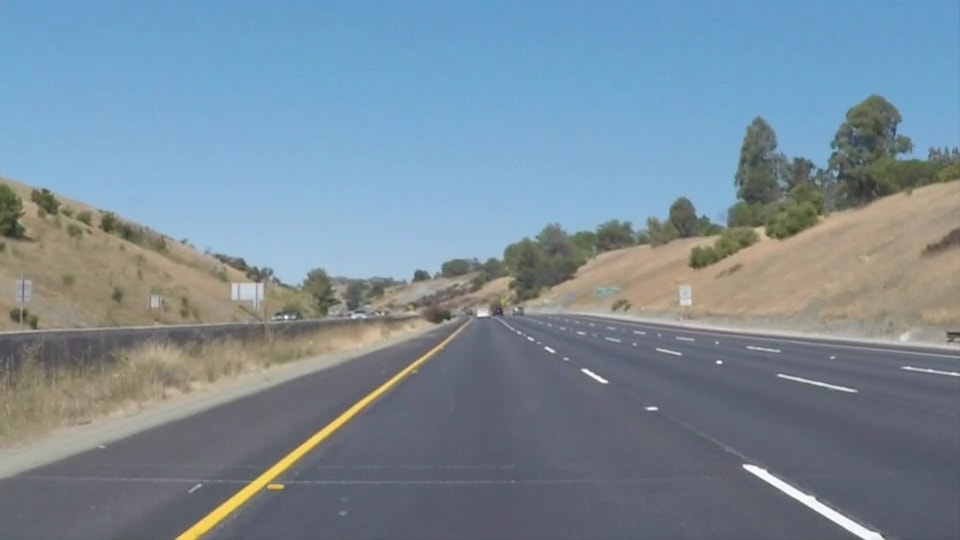
#> input picture test_images/whiteCarLaneSwitch.jpg, 960 x 540 px, found by its file name; its folder holds 5 pictures in this run
$ jupyter execute --allow-errors 'Project1 copy.ipynb'
#> lines starting #> are read from the running program, lines starting #| are printed output that depends on the picture; after the words box and inside, x2 and y2 are one past the last pixel; in counts of white or black regions, pixels touching at a corner belong together; long printed decimals are rounded
[cell 1]
import matplotlib.pyplot as plt
import matplotlib.image as mpimg
import numpy as np
import cv2
import os
directory = 'test_images/'
os.listdir(directory)
# [5 lines of commented-out code are left out]
image = mpimg.imread('test_images/whiteCarLaneSwitch.jpg')
#> image is the input picture: shape (540, 960, 3); mean R, G, B 121.2, 139.4, 152.9
print('This image is:', type(image), 'with dimensions:', image.shape)
#| This image is: <class 'numpy.ndarray'> with dimensions: (540, 960, 3)
plt.imshow(image)

[cell 2]
#image = cv2.imread('test_images/whiteCarLaneSwitch.jpg')
#cv2.imwrite('test_images_results/Test_gray.jpg', image)

[cell 3]
gray = cv2.cvtColor(image, cv2.COLOR_RGB2GRAY) #grayscale conversion
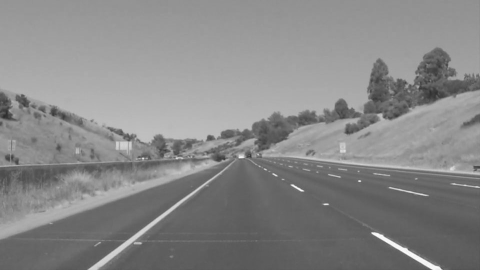
#> gray: shape (540, 960) (shown at 1/2 size); min 42, max 255, mean 135.5
plt.imshow(gray, cmap='gray')
# Define a kernel size for Gaussian smoothing / blurring
# Note: this step is optional as cv2.Canny() applies a 5x5 Gaussian internally
kernel_size = 5
blur_gray = cv2.GaussianBlur(gray,(kernel_size, kernel_size), 0)

# Define parameters for Canny and run it
# NOTE: if you try running this code you might want to change these!
low_threshold = 50
high_threshold = 150
masked_edges = cv2.Canny(blur_gray, low_threshold, high_threshold)
#> masked_edges: shape (540, 960); 1.7% white in thin lines or dots, all inside (x1, y1, x2, y2) = (0, 94, 960, 540)

# Next we'll create a masked edges image using cv2.fillPoly()
mask = np.zeros_like(masked_edges)
ignore_mask_color = 255

# This time we are defining a four sided polygon to mask
imshape = image.shape
vertices = np.array([[(0,imshape[0]),(490, 315), (490, 315), (imshape[1],imshape[0])]], dtype=np.int32)
cv2.fillPoly(mask, vertices, ignore_mask_color)
#> mask: shape (540, 960); 20.8% white; 1 white region, box (x1, y1, x2, y2) and area: (2, 315, 959, 540) 108029
masked_edges = cv2.bitwise_and(masked_edges, mask)
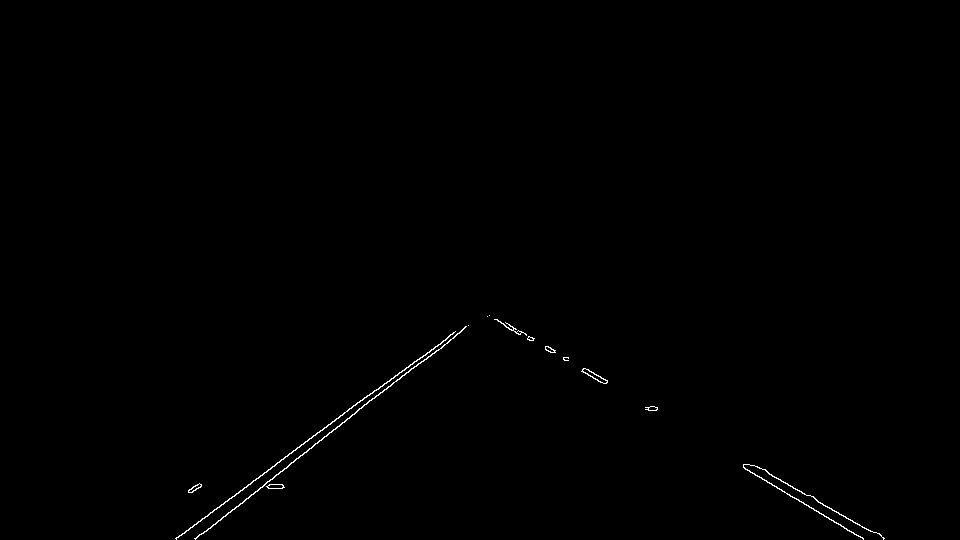
#> masked_edges: shape (540, 960); 0.33% white in thin lines or dots, all inside (x1, y1, x2, y2) = (175, 315, 885, 540)

# Display the image
plt.imshow(masked_edges, cmap='Greys_r')

[cell 4]
kernel = np.ones((5,5), np.uint8)

# The first parameter is the original image,
# kernel is the matrix with which image is
# convolved and third parameter is the number
# of iterations, which will determine how much
# you want to erode/dilate a given image.
#img_dila = cv2.dilate(masked_edges, kernel, iterations=1)
#img_erosion = cv2.erode(img_dila, kernel, iterations=1)
#plt.imshow(img_erosion, cmap='Greys_r')

#cv2.fillPoly(gray, masked_edges, (255,0,0))

[cell 5]
# Define the Hough transform parameters
# Make a blank the same size as our image to draw on
rho = 2
theta = 1*np.pi/180
threshold = 15
min_line_length = 20
max_line_gap = 25
line_image = np.copy(image)*0 #creating a blank to draw lines on
#> line_image: shape (540, 960, 3); every value is 0

# Run Hough on edge detected image
lines = cv2.HoughLinesP(masked_edges, rho, theta, threshold, np.array([]),
                            min_line_length, max_line_gap)
#> lines = 36 rows, first 6: [194, 538, 424, 359], [176, 538, 317, 432], [303, 444, 417, 359], [744, 468, 854, 534], [753, 465, 883, 537], [509, 324, 607, 382]
# Iterate over the output "lines" and draw lines on the blank
for line in lines:
    for x1,y1,x2,y2 in line:
        cv2.line(line_image,(x1,y1),(x2,y2),(255,0,0),10)
#> this loop made 36 passes
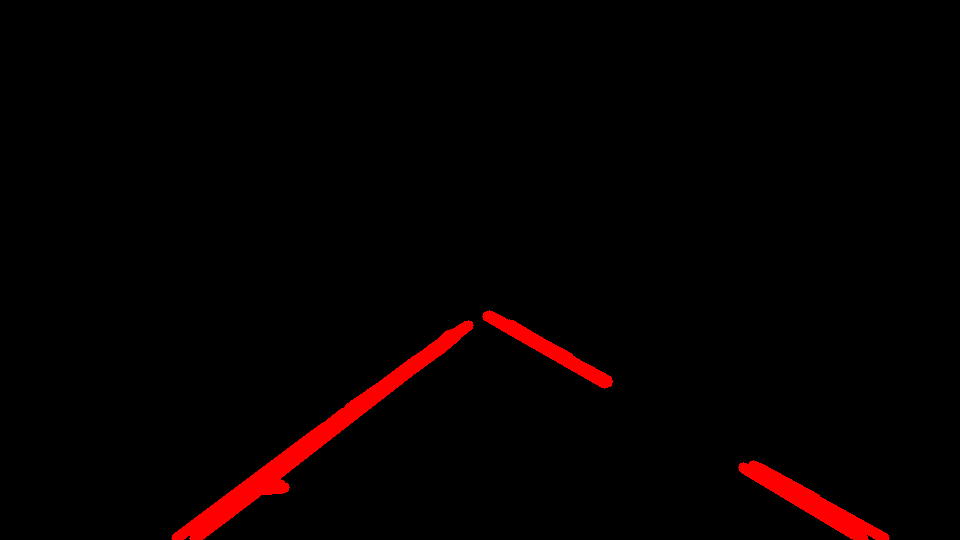
#> line_image: shape (540, 960, 3); mean R, G, B 5.9, 0, 0

# Create a "color" binary image to combine with line image
color_edges = np.dstack((masked_edges, masked_edges, masked_edges))

# Draw the lines on the edge image
combo = cv2.addWeighted(color_edges, 0.8, line_image, 1, 0)
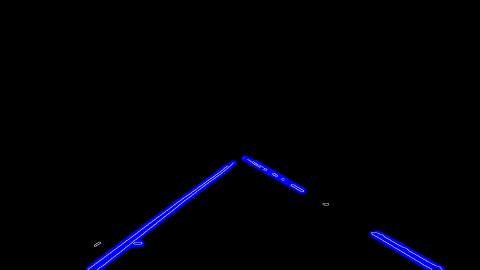
#> combo: shape (540, 960, 3) (shown at 1/2 size); mean of channels 0, 1, 2 5.9, 0.7, 0.7; drawn as B, G, R
plt.imshow(combo)

[cell 6]
ResultImage = cv2.addWeighted(image, 1, line_image, 1, 0)
plt.imshow(ResultImage)
#plt.savefig('test_images_results/ResultImage.jpg')

[cell 7]
for line in lines:
    for x1,y1,x2,y2 in line:
        cv2.line(line_image,(x1,y1),(x2,y2),(0,0,255),10)
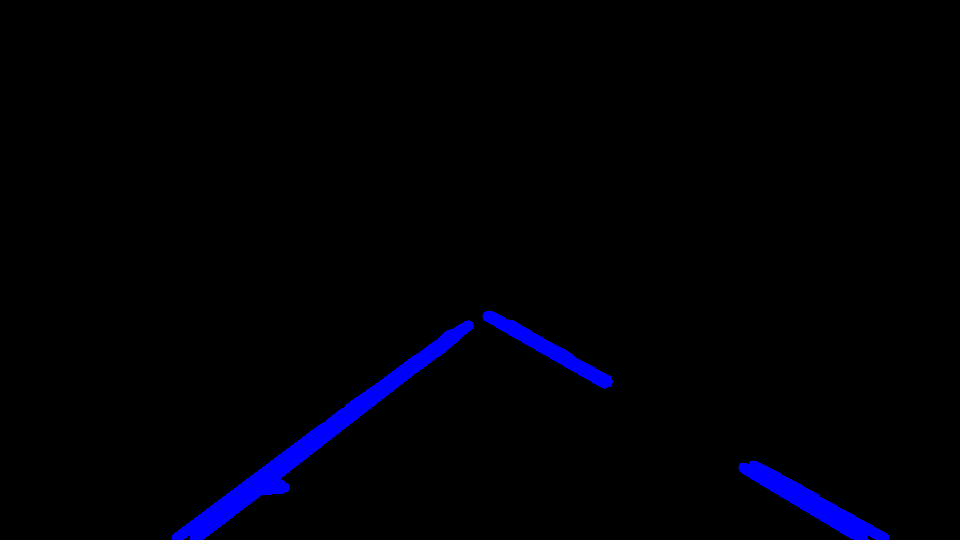
#> line_image: shape (540, 960, 3); 2.32% of pixels changed, all inside (x1, y1, x2, y2) = (171, 310, 890, 540)
image = cv2.imread('test_images/whiteCarLaneSwitch.jpg')
ResultImage = cv2.addWeighted(image, 1, line_image, 1, 0)
cv2.imshow('image',ResultImage)
cv2.waitKey(0)
cv2.imwrite('test_images_results/Test_gray.jpg', ResultImage)
#> Out = True

[cell 8]
#a = np.array([1, 2, 3, 4])
i = 0
#a = [0,0] * len(lines)
a = [[0] * len(lines), [0] * len(lines)]
for pltline in lines:
    for x1,y1,x2,y2 in pltline:
        plt.plot([x1, x2], [y1, y2],'*k')
        a[0][i] = ((y2-y1)/(x2-x1))
        a[1][i] = ((y2-y1)**2 + (x2-x1)**2)**(1/2)
        i = i + 1
#> this loop made 36 passes
#> after the loop, a = 2 items; i = 36
# [4 lines of commented-out code are left out]

[cell 9]
from scipy.optimize import curve_fit
def NegLineFit(img, line):
    xCurveDataNeg = np.array([])
    yCurveDataNeg = np.array([])
    for LinesNeg in line:
        for x1,y1,x2,y2 in LinesNeg:
            if ((y2-y1)/(x2-x1)) < 0:
                #plt.plot([x1, x2], [y1, y2],'*k')
                xCurveDataNeg = np.concatenate((xCurveDataNeg,np.array([x1, x2])))
                yCurveDataNeg = np.concatenate((yCurveDataNeg,np.array([y1, y2])))
#> this loop made 36 passes
    #plt.plot(xCurveDataNeg,yCurveDataNeg,'*k')

    def CurveFitFunc(x, a, b):
        return a * x + b
    def CurveFitFuncInv(y, a, b):
        return (y-b) / a

    popt, pcov = curve_fit(CurveFitFunc, xCurveDataNeg, yCurveDataNeg)
    #plt.plot(xCurveDataNeg, CurveFitFunc(xCurveDataNeg, *popt), 'r-',)

    yMax = img.shape[0]
    xStartNeg = CurveFitFuncInv(yMax, *popt)
    xEndNeg = CurveFitFuncInv(320, *popt)
    yCurveNeg = CurveFitFunc(np.array([xStartNeg, xEndNeg]), *popt)
    LineNeg = [xStartNeg,max(yCurveNeg),xEndNeg,min(yCurveNeg)]
    LineNeg = [int(i) for i in LineNeg]
#> LineNeg = [184, 540, 472, 320]
    return LineNeg

[cell 10]
def PosLineFit(img, line):
    xCurveDataPos = np.array([])
#> xCurveDataPos = empty array
    yCurveDataPos = np.array([])
    for LinesPos in line:
        for x1,y1,x2,y2 in LinesPos:
            if ((y2-y1)/(x2-x1)) > 0:
                #plt.plot([x1, x2], [y1, y2],'*k')
                xCurveDataPos = np.concatenate((xCurveDataPos,np.array([x1, x2])))
                yCurveDataPos = np.concatenate((yCurveDataPos,np.array([y1, y2])))
#> this loop made 36 passes
#> after the loop, xCurveDataPos = 26 values, max 884 at index 13, min 487 at index 8, mean 689.3
    #plt.plot(xCurveDataPos,yCurveDataPos,'*k')

    def CurveFitFunc(x, a, b):
        return a * x + b
    def CurveFitFuncInv(y, a, b):
        return (y-b) / a

    popt, pcov = curve_fit(CurveFitFunc, xCurveDataPos, yCurveDataPos)
#> popt = [0.584, 28.79]; pcov = [[4.04e-05, -0.0278], [-0.0278, 19.93]]
    #plt.plot(xCurveDataPos, CurveFitFunc(xCurveDataPos, *popt), 'r-',)

    yMax = img.shape[0]
    xStartPos = CurveFitFuncInv(yMax, *popt)
#> xStartPos = 875.5
    xEndPos = CurveFitFuncInv(320, *popt)
#> xEndPos = 498.7
    yCurvePos = CurveFitFunc(np.array([xStartPos, xEndPos]), *popt)
#> yCurvePos = [540, 320]
    LinePos = [xStartPos,max(yCurvePos),xEndPos,min(yCurvePos)]
#> LinePos = [875.5, 540, 498.7, 320]
    LinePos = [int(i) for i in LinePos]
#> LinePos = [875, 540, 498, 320]
    return LinePos

[cell 11]
lineImg = np.copy(image)*0
LinesFit = np.array([[NegLineFit(lineImg, lines)],[PosLineFit(lineImg, lines)]])
#> LinesFit = [[184, 540, 472, 320], [875, 540, 498, 320]]
for line in LinesFit:
    for x1,y1,x2,y2 in line:
        cv2.line(lineImg,(x1,y1),(x2,y2),(255,0,0),10)
#> this loop made 2 passes
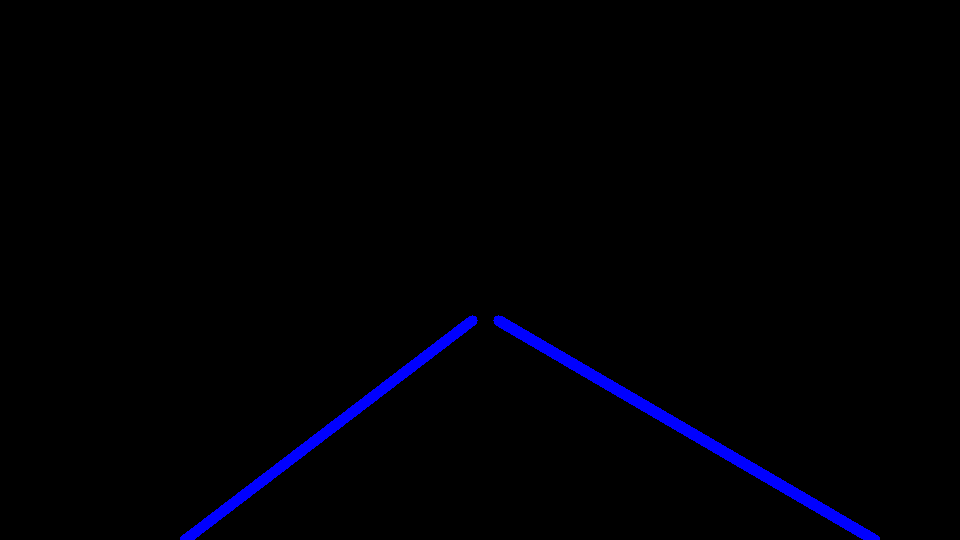
#> lineImg: shape (540, 960, 3); mean B, G, R 4.4, 0, 0
plt.imshow(lineImg)
combox = cv2.addWeighted(color_edges, 0.8, lineImg, 1, 0)
plt.imshow(combox)

#> (a cell that did not finish here is left out)

[cell 13]
i = 0
CurveData = [[0] * len(lines), [0] * len(lines)]
CurveData = [[0] * 46, [0] * 46]
for pltline in lines:
    for x1,y1,x2,y2 in pltline:
        if ((y2-y1)/(x2-x1)) < 0:
            plt.plot([x1, x2], [y1, y2],'*k')
            CurveData[0][i] = x1
            CurveData[1][i] = y1
            i = i + 1
            CurveData[0][i] = x2
            CurveData[1][i] = y2
            i = i + 1
#> after the loop, CurveData = 2 items; i = 46
#CurveData

#> (a cell that did not finish here is left out)

[cell 15]
import matplotlib.pyplot as plt
from scipy.optimize import curve_fit
def func(x, a, b):
    return a * x + b
def invfunc(y, a, b):
    return (y-b) / a
xdata = CurveData[0]
#> xdata = 46 values, max 468 at index 13, min 176 at index 2, mean 342.5
ydata = CurveData[1]
#> ydata = 46 values, max 538 at index 0, min 325 at index 13, mean 419.3
xdata = np.array(xdata)
ydata = np.array(ydata)
plt.plot(xdata, ydata)
popt, pcov = curve_fit(func, xdata, ydata)
#> popt = [-0.765, 681.3]; pcov = [[0.000155, -0.053], [-0.053, 19.31]]
popt
xdata = np.asarray(xdata)
plt.plot(xdata, func(xdata, *popt), 'r-',)

yMax = image.shape[0]
xStart = invfunc(yMax, *popt)
#> xStart = 184.7
xEnd = invfunc(320, *popt)
#> xEnd = 472.2
yNegOutput = func(np.array([xStart, xEnd]), *popt)
#> yNegOutput = [540, 320]

[cell 16]
xStart
xEnd
yNegOutput
plt.plot(np.array([xStart, xEnd]),yNegOutput)
lineImg = np.copy(image)*0 #creating a blank to draw lines on
LinesImeX = [xStart,xEnd,max(yNegOutput),min(yNegOutput)]
#> LinesImeX = [184.7, 472.2, 540, 320]
#> (the rest of this cell did not finish here and is left out)

[cell 17]
aPos = [i for i in a[0] if i > 0]
#> aPos = [0.6, 0.554, 0.592, 0.554, 0.573, 0.615, 0.541, 0.576, 0.561, 0.544, 0.545, 0.532, 0.64]
aPosLen = [a[1][a[0].index(i)] for i in a[0] if i > 0]
#> aPosLen = [128.3, 148.6, 113.9, 128, 134.8, 76.32, 69.35, 38.08, 94.02, 64.88, 25.06, 89.47, 29.68]
aNeg = [i for i in a[0] if i <= 0]
#> aNeg = [-0.778, -0.752, -0.746, -0.758, -0.77, -0.6, -0.615, -0.688, -0.588, -0.108, -0.0476, -0.548, -0.767, -0.964, -0.5, -0.763, -0.579, -0.528, -0.2, -0.8, -0.625, -0.05, -0.735]
aNegLen = [a[1][a[0].index(i)] for i in a[0] if i <= 0]
#> aNegLen = [291.4, 176.4, 142.2, 77.8, 93.41, 34.99, 30.53, 58.25, 39.45, 37.22, 42.05, 35.36, 75.6, 38.9, 33.54, 74.2, 43.91, 40.71, 20.4, 25.61, 37.74, 40.05, 103]
aPosAve = sum(aPos)/len(aPos)
#> aPosAve = 0.571
aNegAve = sum(aNeg)/len(aNeg)
#> aNegAve = -0.587
aAveAbs = sum(list(map(abs, a[0])))/len(a[0])
#> aAveAbs = 0.582
print(aAveAbs)
#| 0.5815
print(aNegAve)
#| -0.5874
print(aPosAve)
#| 0.5712
aX = [i for i in a[0] if abs(abs(i)-aAveAbs)<0.25]
#> aX = 31 values, max 0.64 at index 24, min -0.8 at index 28, mean -0.152
print(aX)
#> (printed output is left out)
print("lengths: ",len(a[0]) , len(aX))
#| lengths:  36 31
aY = [i for i in a[0] if abs(abs(i)-aAveAbs)<0.25]
#> aY has the same summary as aX

[cell 18]
aPosX = [i for i in aPos if abs(abs(i)-aAveAbs)<0.1]
#> aPosX has the same summary as aPos
print("lengths: ",len(aPos) , len(aPosX))
#| lengths:  13 13
#aNegX = [i for i in aNeg if abs(abs(i)-aAveAbs)<1]
aNegX = [i for i in aNeg if i<aNegAve]
#> aNegX = [-0.778, -0.752, -0.746, -0.758, -0.77, -0.6, -0.615, -0.688, -0.588, -0.767, -0.964, -0.763, -0.8, -0.625, -0.735]
print("lengths: ",len(aNeg) , len(aNegX))
#| lengths:  23 15

[cell 19]
max(aPosLen)
MaxLenIndPos = a[1].index(max(aPosLen))
#> MaxLenIndPos = 4
#MaxLenSlope = a[0][MaxLenInd]
max(aNegLen)
MaxLenIndNeg = a[1].index(max(aNegLen))
#> MaxLenIndNeg = 0
#MaxLenSlope = a[0][MaxLenInd]
for x1,y1,x2,y2 in lines[MaxLenIndPos]: plt.plot([x1, x2], [y1, y2])
#> this loop made 1 pass
for x1,y1,x2,y2 in lines[MaxLenIndNeg]: plt.plot([x1, x2], [y1, y2])
#> this loop made 1 pass
#a[0][a[1].index((max(aPosLen)))]
aX = [i for i in a[0] if abs(abs(i)-aAveAbs)<0.01]
#> aX = [0.573, -0.588, 0.576, -0.579]
#lines[a.index(aX[0])]
#plt.plot(lines[a.index(aX[0])])
#plt.plot([743, 776], [467, 486])
len(aX)
#for pltInd in len(aX):
#    for x1,y1,x2,y2 in lines[a.index(pltInd)]:
#        plt.plot([x1, x2], [y1, y2])
for pltInd in aX:
    for x1,y1,x2,y2 in lines[a[0].index(pltInd)]:
        plt.plot([x1, x2], [y1, y2])
#> this loop made 4 passes
#> pltInd on passes 1 to 4: 0.573, -0.588, 0.576, -0.579

[cell 20]
for pltInd in aNegX:
    for x1,y1,x2,y2 in lines[a[0].index(pltInd)]:
        plt.plot([x1, x2], [y1, y2])
#> this loop made 15 passes
#> pltInd on passes 1 to 8: -0.778, -0.752, -0.746, -0.758, -0.77, -0.6, -0.615, -0.688

[cell 21]
for pltInd in aPos:
    for x1,y1,x2,y2 in lines[a[0].index(pltInd)]:
        plt.plot([x1, x2], [y1, y2])
#> this loop made 13 passes
#> pltInd on passes 1 to 8: 0.6, 0.554, 0.592, 0.554, 0.573, 0.615, 0.541, 0.576

[cell 22]
i = 0
xyNeg = [[0] * len(aNegX), [0] * len(aNegX), [0] * len(aNegX), [0] * len(aNegX)]
#> xyNeg = [[0, 0, 0, 0, 0, 0, 0, 0, 0, 0, 0, 0, 0, 0, 0], [0, 0, 0, 0, 0, 0, 0, 0, 0, 0, 0, 0, 0, 0, 0], [0, 0, 0, 0, 0, 0, 0, 0, 0, 0, 0, 0, 0, 0, 0], [0, 0, 0, 0, 0, 0, 0, 0, 0, 0, 0, 0, 0, 0, 0]]
for pltline in lines:
    for x1,y1,x2,y2 in pltline:
        SlopeTmp = ((y2-y1)/(x2-x1))
        #if SlopeTmp < 0 and abs(abs(SlopeTmp)-aAveAbs)<0.25:
        if SlopeTmp < 0 and SlopeTmp<aNegAve:
            xyNeg[0][i] = x1
            xyNeg[1][i] = x2
            xyNeg[2][i] = y1
            xyNeg[3][i] = y2
            i = i + 1
#> after the loop, i = 15; xyNeg = 4 items
#plt.plot(xy[0])
x1Neg = sum(xyNeg[0])/len(xyNeg[0])
#> x1Neg = 314.9
x2Neg = sum(xyNeg[1])/len(xyNeg[0])
#> x2Neg = 384.3
y1Neg = sum(xyNeg[2])/len(xyNeg[0])
#> y1Neg = 438.5
y2Neg = sum(xyNeg[3])/len(xyNeg[0])
#> y2Neg = 386.7
print(x1Neg)
#| 314.933
print(x2Neg)
#| 384.333
print(y1Neg)
#| 438.467
print(y2Neg)
#| 386.733
plt.plot([x1Neg, x2Neg],[y1Neg, y2Neg])
#plt.plot([min(xyNeg[0]),max(xyNeg[1])],[max(xyNeg[3]),min(xyNeg[2])])
print((y2Neg-y1Neg)/(x2Neg-x1Neg))
#| -0.7454
print(a[0][0])
#| -0.7783

[cell 23]
mslope = sum(aNeg)/len(aNeg)
#> mslope = -0.587
mslope2 = -0.77

[cell 24]
inpsNeg = list(range(min(xyNeg[0]), max(xyNeg[1])))
idx = 0
youtNeg = [0]*len(inpsNeg)
youtNegf = [0]*len(inpsNeg)
youtNegff = [0]*len(inpsNeg)
for i in inpsNeg:
    youtNeg[idx] = ((y2Neg-y1Neg)/(x2Neg-x1Neg))*(i-x1Neg) + y1Neg
    youtNegf[idx] = mslope*(i-x1Neg) + y1Neg
    youtNegff[idx] = mslope2*(i-x1Neg) + y1Neg
    idx = idx + 1
#> after the loop, idx = 292; youtNeg = 292 values, max 542 at index 0, min 325.1 at index 291, mean 433.6; youtNegf = 292 values, max 520.1 at index 0, min 349.1 at index 291, mean 434.6; youtNegff = 292 values, max 545.4 at index 0, min 321.4 at index 291, mean 433.4
plt.plot(inpsNeg,youtNeg)
plt.plot(inpsNeg,youtNegf)
plt.plot(inpsNeg,youtNegff)
plt.plot([min(xyNeg[0]),max(xyNeg[1])],[max(xyNeg[3]),min(xyNeg[2])])

[cell 25]
i = 0
xyPos = [[0] * len(aPosX), [0] * len(aPosX), [0] * len(aPosX), [0] * len(aPosX)]
#> xyPos = [[0, 0, 0, 0, 0, 0, 0, 0, 0, 0, 0, 0, 0], [0, 0, 0, 0, 0, 0, 0, 0, 0, 0, 0, 0, 0], [0, 0, 0, 0, 0, 0, 0, 0, 0, 0, 0, 0, 0], [0, 0, 0, 0, 0, 0, 0, 0, 0, 0, 0, 0, 0]]
for pltline in lines:
    for x1,y1,x2,y2 in pltline:
        SlopeTmp = ((y2-y1)/(x2-x1))
        if SlopeTmp > 0 and abs(abs(SlopeTmp)-aAveAbs)<0.25:
            xyPos[0][i] = x1
            xyPos[1][i] = x2
            xyPos[2][i] = y1
            xyPos[3][i] = y2
            i = i + 1
#> after the loop, i = 13; xyPos = 4 items
#plt.plot(xy[0])
x1Pos = sum(xyPos[0])/len(xyPos[0])
#> x1Pos = 651.2
x2Pos = sum(xyPos[1])/len(xyPos[0])
#> x2Pos = 727.5
y1Pos = sum(xyPos[2])/len(xyPos[0])
#> y1Pos = 409.6
y2Pos = sum(xyPos[3])/len(xyPos[0])
#> y2Pos = 453

inpsPos = list(range(min(xyPos[0]), max(xyPos[1])))
idx = 0
youtPos = [0]*len(inpsPos)
for i in inpsPos:
    youtPos[idx] = ((y2Pos-y1Pos)/(x2Pos-x1Pos))*(i-x1Pos) + y1Pos
    idx = idx + 1
#> after the loop, idx = 397; youtPos = 397 values from 316.1 to 541.5
plt.plot(inpsPos,youtPos)
plt.plot([min(xyPos[0]),max(xyPos[1])],[min(xyPos[2]),max(xyPos[3])])
print((y2Pos-y1Pos)/(x2Pos-x1Pos))
#| 0.5691
asf = (max(xyPos[3])-min(xyPos[2]))/(min(xyPos[0])-max(xyPos[1]))
#> asf = -0.564
print(asf)
#| -0.5642
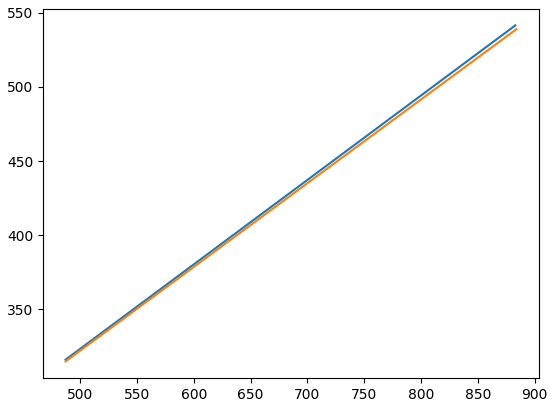
#> figure drawn by matplotlib, 1 panel; curve peaks at x = 883, y = 541.5

[cell 26]
linesN = lines[[0]]
#> linesN = [[194, 538, 424, 359]]
linesN[0] = [min(inpsNeg),max(inpsNeg),max(youtNeg),min(youtNeg)]
print(linesN[0])
#| [[176 467 542 325]]
print(lines[0])
#| [[194 538 424 359]]

[cell 27]
line_imagex = np.copy(image)*0 #creating a blank to draw lines on
LinesNewx = [min(inpsNeg),max(inpsNeg),max(youtNeg),min(youtNeg)]
#> LinesNewx = [176, 467, 542, 325.1]
LinesNewx = [int(i) for i in LinesNewx]
#> LinesNewx = [176, 467, 542, 325]
cv2.line(line_imagex,(LinesNewx[0],LinesNewx[2]),(LinesNewx[1],LinesNewx[3]),(255,0,0),10)
LinesNewx = [min(inpsPos),max(inpsPos),min(youtPos),max(youtPos)]
#> LinesNewx = [487, 883, 316.1, 541.5]
LinesNewx = [int(i) for i in LinesNewx]
#> LinesNewx = [487, 883, 316, 541]
cv2.line(line_imagex,(LinesNewx[0],LinesNewx[2]),(LinesNewx[1],LinesNewx[3]),(255,0,0),10)
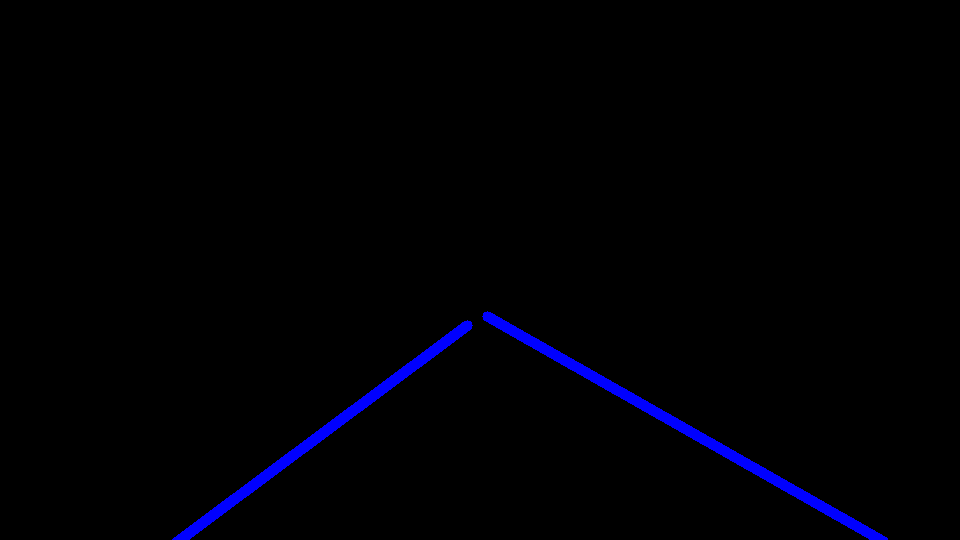
#> line_imagex: shape (540, 960, 3); mean B, G, R 4.3, 0, 0
plt.imshow(line_imagex)

[cell 28]
combox = cv2.addWeighted(color_edges, 0.8, line_imagex, 1, 0)
plt.imshow(combox)

# [4 lines of commented-out code are left out]

[cell 29]
LinesNewx = [min(inpsNeg),max(inpsNeg),max(youtNeg),min(youtNeg)]
#> LinesNewx = [176, 467, 542, 325.1]
LinesNewx = [int(i) for i in LinesNewx]
#> LinesNewx = [176, 467, 542, 325]
LinesNewx
#> Out = [176, 467, 542, 325]
